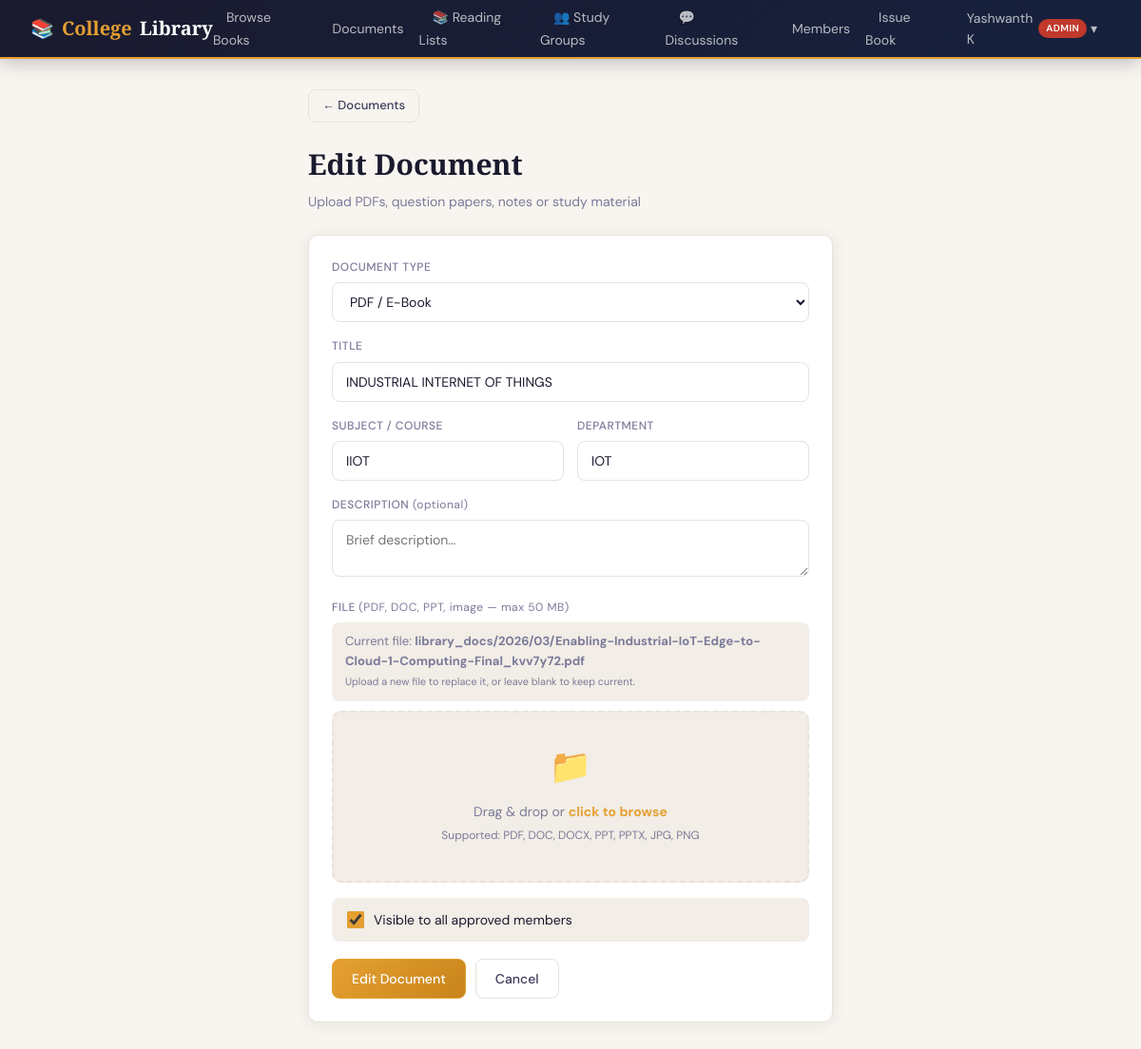
The app's page /books/documents/2/edit/ (signed in) with its own data.
### accounts/models.py (models this page shows, shortened)
class CustomUser(AbstractUser):
    class Role(models.TextChoices):
        ADMIN = 'ADMIN', 'Admin'
        LIBRARIAN = 'LIBRARIAN', 'Librarian'
        TEACHER = 'TEACHER', 'Teacher'
        STUDENT = 'STUDENT', 'Student'
    role = models.CharField(
        max_length=20,
        choices=Role.choices,
        default=Role.STUDENT,
    )
    phone_number = models.CharField(max_length=15, blank=True)
    department = models.CharField(max_length=100, blank=True)   # e.g. "Computer Science"
    student_id = models.CharField(max_length=20, blank=True, unique=True, null=True)
    profile_picture = models.ImageField(upload_to='profiles/', blank=True, null=True)
    is_approved = models.BooleanField(default=False)            # Admin must approve new members
    date_of_joining = models.DateField(auto_now_add=True)
    @property
    def can_manage_books(self):
        return self.role in (self.Role.ADMIN, self.Role.LIBRARIAN)

### books/models.py (models this page shows, shortened)
class LibraryDocument(models.Model):
    class DocType(models.TextChoices):
        PDF           = 'PDF',           'PDF / E-Book'
        QUESTION_CURR = 'QUESTION_CURR', 'Question Paper (Current Year)'
        QUESTION_PREV = 'QUESTION_PREV', 'Question Paper (Previous Year)'
        NOTES         = 'NOTES',         'Notes / Study Material'
        OTHER         = 'OTHER',         'Other'
    title       = models.CharField(max_length=200)
    doc_type    = models.CharField(max_length=20, choices=DocType.choices, default=DocType.PDF)
    subject     = models.CharField(max_length=100, blank=True)
    department  = models.CharField(max_length=100, blank=True)
    year        = models.PositiveIntegerField(null=True, blank=True)
    description = models.TextField(blank=True)
    file        = models.FileField(upload_to='library_docs/%Y/%m/')
    uploaded_by = models.ForeignKey(
        settings.AUTH_USER_MODEL, on_delete=models.SET_NULL,
        null=True, blank=True, related_name='documents_uploaded',
    )
    uploaded_at = models.DateTimeField(auto_now_add=True)
    is_public   = models.BooleanField(default=True)
    class Meta:
        ordering = ['-uploaded_at']

### books/views.py (the view)
# urls.py: path('documents/<int:pk>/edit/',      views.edit_document,    name='edit_document'),
@login_required
@approved_required
def edit_document(request, pk):
    require_staff(request)
    doc = get_object_or_404(LibraryDocument, pk=pk)
    if request.method == 'POST':
        form = LibraryDocumentForm(request.POST, request.FILES, instance=doc)
        if form.is_valid():
            form.save()
            messages.success(request, f"'{doc.title}' updated.")
            return redirect('books:document_list')
    else:
        form = LibraryDocumentForm(instance=doc)
    return render(request, 'books/document_form.html', {'form': form, 'action': 'Edit', 'doc': doc})

### books/forms.py (shortened to what this page needs)
class LibraryDocumentForm(forms.ModelForm):
    class Meta:
        model  = LibraryDocument
        fields = ['title', 'doc_type', 'subject', 'department', 'year', 'description', 'file', 'is_public']
        widgets = {
            'description': forms.Textarea(attrs={'rows': 3}),
        }

### books/views.py (called while the page is built)
def require_staff(request):
    if not request.user.can_manage_books:
        raise PermissionDenied

### books/templates/books/document_form.html (shortened to what this page needs)
{% extends 'base.html' %}
{% block content %}
<div class="page" style="max-width:600px;">
  <a href="{% url 'books:document_list' %}" class="btn btn-outline btn-sm" style="margin-bottom:20px;">← Documents</a>
  <div class="page-title">{{ action }} Document</div>
  <div class="page-sub">Upload PDFs, question papers, notes or study material</div>
  <div class="card">
    <div class="card-body">
      <form method="post" enctype="multipart/form-data" id="docForm">
        <div class="form-group">
          <label>Document Type</label>
          <select name="doc_type" id="docType" onchange="toggleYear()" style="padding:10px 14px;border:1.5px solid var(--border);border-radius:8px;font-size:14px;font-family:'DM Sans',sans-serif;outline:none;width:100%;">
            {% for value, label in form.fields.doc_type.choices %}
              <option value="{{ value }}" {% if form.doc_type.value == value %}selected{% endif %}>{{ label }}</option>
            {% endfor %}
          </select>
        </div>
        <div class="form-group">
          <label>Title</label>
          <input type="text" name="title" placeholder="e.g. Data Structures — Mid Sem 2024"
            value="{{ form.title.value|default:'' }}">
        </div>
        <div class="form-grid-2">
          <div class="form-group">
            <label>Subject / Course</label>
            <input type="text" name="subject" placeholder="e.g. Data Structures"
              value="{{ form.subject.value|default:'' }}">
          </div>
          <div class="form-group">
            <label>Department</label>
            <input type="text" name="department" placeholder="e.g. Computer Science"
              value="{{ form.department.value|default:'' }}">
          </div>
        </div>
        <div class="form-group">
          <label>Description <span style="color:var(--ink3);font-weight:400;text-transform:none;">(optional)</span></label>
          <textarea name="description" rows="2" placeholder="Brief description…">{{ form.description.value|default:'' }}</textarea>
        </div>
        <div class="form-group">
          <label>File <span style="color:var(--ink3);font-weight:400;text-transform:none;">(PDF, DOC, PPT, image — max 50 MB)</span></label>
          {% if doc %}
            <div style="background:var(--paper);border-radius:8px;padding:10px 14px;margin-bottom:10px;font-size:13px;color:var(--ink3);">
              Current file: <strong>{{ doc.file.name }}</strong>
              <br><small>Upload a new file to replace it, or leave blank to keep current.</small>
            </div>
          {% endif %}
          <div class="file-drop" id="fileDrop">
            <div class="file-drop-icon">📁</div>
            <div class="file-drop-text">Drag & drop or <strong>click to browse</strong></div>
            <div class="file-drop-text" style="font-size:12px;margin-top:4px;">Supported: PDF, DOC, DOCX, PPT, PPTX, JPG, PNG</div>
          </div>
        </div>
        <div style="background:var(--paper);border-radius:8px;padding:12px 16px;margin-bottom:18px;display:flex;align-items:center;gap:10px;">
          <input type="checkbox" name="is_public" id="isPublic"
            {% if form.is_public.value %}checked{% endif %}
            style="width:18px;height:18px;accent-color:var(--gold);">
          <label for="isPublic" style="margin:0;font-size:14px;text-transform:none;letter-spacing:0;font-weight:400;color:var(--ink);cursor:pointer;">
            Visible to all approved members
          </label>
        </div>
        <div style="display:flex;gap:10px;">
          <button type="submit" class="btn btn-gold">{{ action }} Document</button>
          <a href="{% url 'books:document_list' %}" class="btn btn-outline">Cancel</a>
        </div>
      </form>
    </div>
  </div>
</div>
{% endblock %}

### templates/base.html (shortened to what this page needs)
<!DOCTYPE html>
<html lang="en">
<head>
</head>
<body>
{% if user.is_authenticated %}
<nav class="navbar">
  <a class="nav-brand" href="{% url 'accounts:dashboard' %}">📚 <span>College</span> Library</a>
  <ul class="nav-links">
    <li><a href="{% url 'books:book_list' %}">Browse Books</a></li>
    <li><a href="{% url 'books:document_list' %}">Documents</a></li>
    <li><a href="{% url 'social:reading_lists' %}">📚 Reading Lists</a></li>
    <li><a href="{% url 'social:study_rooms' %}">👥 Study Groups</a></li>
    <li><a href="{% url 'social:discussions' %}">💬 Discussions</a></li>
    {% if user.can_manage_books %}
      <li><a href="{% url 'accounts:manage_users' %}">Members</a></li>
      <li><a href="{% url 'accounts:issue_book' %}">Issue Book</a></li>
    {% else %}
      <li><a href="{% url 'accounts:my_borrows' %}">My Books</a></li>
    {% endif %}
    <li class="nav-dropdown">
      <a href="#" class="nav-dropdown-toggle">
        {{ user.get_full_name|default:user.username }}
        <span class="nav-role-badge role-{{ user.role|lower }}">{{ user.get_role_display }}</span>
        &nbsp;▾
      </a>
    </li>
  </ul>
</nav>
{% endif %}
{% block content %}{% endblock %}
</body>
</html>

### templates/base.html (style rules this page uses)
:root { --navy: #1a1a2e; --navy-mid: #16213e; --navy-deep: #0f3460; --gold: #e5a032; --gold-dk: #c8841a; --gold-lt: #fdf3e0; --gold-bd: #f0d79a; --cream: #f8f5f0; --paper: #f2ede6; --border: #e8e2d9; --ink: #1a1a2e; --ink2: #3d3d5c; --ink3: #7a7a9a; --white: #ffffff; --danger: #c0392b; --success: #1a7a4a; --warn: #b5832a; --info: #0d6e6e; --radius: 10px; --shadow: 0 2px 16px rgba(26,26,46,0.08); --shadow-lg: 0 8px 40px rgba(26,26,46,0.16); }
*, *::before, *::after { box-sizing: border-box; margin: 0; padding: 0; }
body { font-family: 'DM Sans', sans-serif; background: var(--cream); color: var(--ink); min-height: 100vh; font-size: 15px; line-height: 1.6; }
.navbar { background: linear-gradient(135deg, var(--navy) 0%, var(--navy-mid) 100%); padding: 0 32px; height: 62px; display: flex; align-items: center; justify-content: space-between; position: sticky; top: 0; z-index: 200; border-bottom: 2px solid var(--gold); box-shadow: 0 2px 20px rgba(26,26,46,0.3); }
.nav-brand { font-family: 'Playfair Display', serif; font-size: 20px; font-weight: 700; color: #fff; text-decoration: none; display: flex; align-items: center; gap: 8px; }
.nav-brand span { color: var(--gold); }
.nav-links { display: flex; align-items: center; gap: 2px; list-style: none; }
.nav-links a { color: rgba(255,255,255,0.7); text-decoration: none; font-size: 14px; font-weight: 400; padding: 7px 14px; border-radius: 8px; transition: all 0.2s; }
.nav-role-badge { font-size: 10px; font-weight: 600; padding: 2px 8px; border-radius: 20px; margin-left: 6px; text-transform: uppercase; letter-spacing: 0.5px; }
.role-admin { background: #c0392b; color: #fff; }
.nav-dropdown { position: relative; }
.nav-dropdown-toggle { cursor: pointer; display: flex; align-items: center; }
.page { padding: 32px 24px; max-width: 1160px; margin: 0 auto; }
.card { background: #fff; border: 1px solid var(--border); border-radius: var(--radius); box-shadow: var(--shadow); }
.card-body { padding: 24px; }
.btn { display: inline-flex; align-items: center; gap: 6px; padding: 9px 20px; border-radius: 8px; font-family: 'DM Sans', sans-serif; font-size: 14px; font-weight: 500; cursor: pointer; border: 1.5px solid transparent; text-decoration: none; transition: all 0.18s; white-space: nowrap; }
.btn-gold { background: linear-gradient(135deg, var(--gold), var(--gold-dk)); color: #fff; border-color: var(--gold); }
.btn-outline { background: transparent; color: var(--ink2); border-color: var(--border); }
.btn-sm { padding: 6px 14px; font-size: 13px; }
.form-group { margin-bottom: 16px; }
label { display: block; font-size: 12px; font-weight: 500; color: var(--ink3); text-transform: uppercase; letter-spacing: 0.5px; margin-bottom: 6px; }
input, select, textarea { width: 100%; padding: 11px 14px; border: 1.5px solid var(--border); border-radius: 8px; background: #fff; font-family: 'DM Sans', sans-serif; font-size: 14px; color: var(--ink); transition: border-color 0.2s, box-shadow 0.2s; outline: none; }
input::placeholder { color: #c4bdb5; }
.form-grid-2 { display: grid; grid-template-columns: 1fr 1fr; gap: 14px; }
.page-title { font-family: 'Playfair Display', serif; font-size: 30px; font-weight: 700; color: var(--ink); margin-bottom: 4px; }
.page-sub { color: var(--ink3); font-size: 14px; margin-bottom: 24px; }

### books/templates/books/document_form.html (style rules this page uses)
.file-drop { border: 2px dashed var(--border); border-radius: var(--radius); padding: 28px; text-align: center; cursor: pointer; transition: all 0.2s; background: var(--paper); position: relative; }
.file-drop-icon { font-size: 36px; margin-bottom: 8px; }
.file-drop-text { font-size: 14px; color: var(--ink3); }
.file-drop-text strong { color: var(--gold); }

### records on screen
CustomUser: get_full_name "Yashwanth K", role "ADMIN"
LibraryDocument: doc_type "PDF / E-Book", title "INDUSTRIAL INTERNET OF THINGS", subject "IIOT", department "IOT", file.name "library_docs/2026/03/Enabling-Industrial-IoT-Edge-to-Cloud-1-Computing-Final_kvv7y72.pdf"

### other values on screen
{{ action }} "Edit"
